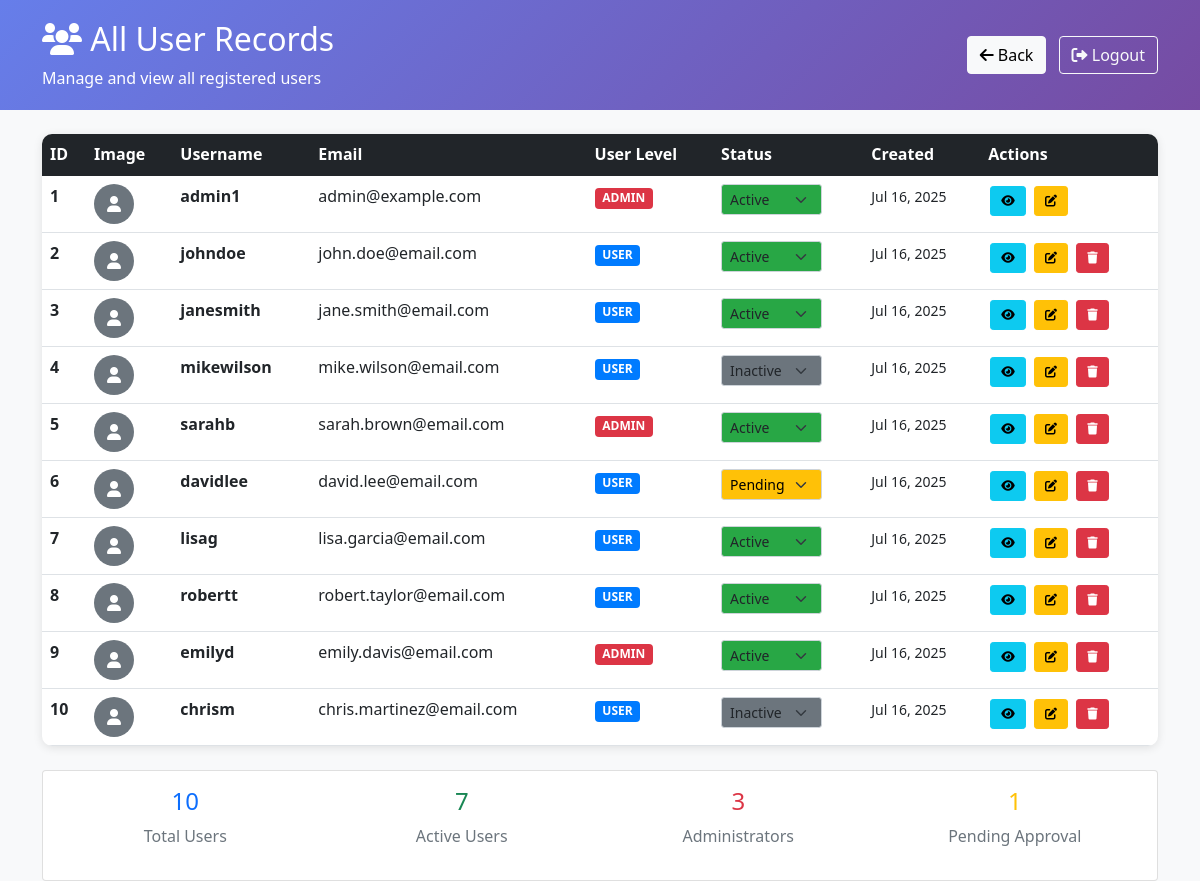
/viewusers.php (signed in), run on the app's committed database.
### tables this page shows
CREATE TABLE IF NOT EXISTS users (
    id INT AUTO_INCREMENT PRIMARY KEY,
    email VARCHAR(255) NOT NULL UNIQUE,
    username VARCHAR(100) NOT NULL UNIQUE,
    password VARCHAR(255) NOT NULL,
    userlevel ENUM('admin', 'user') NOT NULL DEFAULT 'user',
    status ENUM('active', 'inactive', 'pending') NOT NULL DEFAULT 'active',
    image VARCHAR(255) DEFAULT NULL,
    created_at TIMESTAMP DEFAULT CURRENT_TIMESTAMP,
    updated_at TIMESTAMP DEFAULT CURRENT_TIMESTAMP ON UPDATE CURRENT_TIMESTAMP
);

### viewusers.php (the view, shortened to what this page needs)
<?php
$conn = getDBConnection();
$users_query = "SELECT * FROM users ORDER BY id ASC";
$users_result = $conn->query($users_query);
?>
<!DOCTYPE html>
<html lang="en">
<head>
    <link href="https://cdn.jsdelivr.net/npm/bootstrap@5.1.3/dist/css/bootstrap.min.css" rel="stylesheet">
    <link href="https://cdnjs.cloudflare.com/ajax/libs/font-awesome/6.0.0/css/all.min.css" rel="stylesheet">
</head>
<body>
    <div class="header-section">
        <div class="container">
            <div class="row align-items-center">
                <div class="col-md-6">
                    <h2><i class="fas fa-users"></i> All User Records</h2>
                    <p class="mb-0">Manage and view all registered users</p>
                </div>
                <div class="col-md-6 text-end">
                    <a href="admin.php" class="btn btn-light me-2">
                        <i class="fas fa-arrow-left"></i> Back
                    </a>
                    <a href="logout.php" class="btn btn-outline-light">
                        <i class="fas fa-sign-out-alt"></i> Logout
                    </a>
                </div>
            </div>
        </div>
    </div>
    <div class="container mt-4">
        <div class="table-container">
            <div class="table-responsive">
                <table class="table table-hover mb-0">
                    <thead class="table-dark">
                        <tr>
                            <th>ID</th>
                            <th>Image</th>
                            <th>Username</th>
                            <th>Email</th>
                            <th>User Level</th>
                            <th>Status</th>
                            <th>Created</th>
                            <th>Actions</th>
                        </tr>
                    </thead>
                    <tbody>
                        <?php if ($users_result->num_rows > 0): ?>
                            <?php while($user = $users_result->fetch_assoc()): ?>
                                <tr>
                                    <td><strong><?php echo $user['id']; ?></strong></td>
                                    <td>
                                        <?php if ($user['image'] && file_exists($user['image'])): ?>
                                            <img src="<?php echo htmlspecialchars($user['image']); ?>"
                                                 alt="User Image" class="user-avatar rounded-circle">
                                        <?php else: ?>
                                            <div class="user-avatar rounded-circle bg-secondary d-flex align-items-center justify-content-center">
                                                <i class="fas fa-user text-white"></i>
                                            </div>
                                        <?php endif; ?>
                                    </td>
                                    <td>
                                        <strong><?php echo htmlspecialchars($user['username']); ?></strong>
                                    </td>
                                    <td><?php echo htmlspecialchars($user['email']); ?></td>
                                    <td>
                                        <span class="badge level-<?php echo $user['userlevel']; ?>">
                                            <?php echo strtoupper($user['userlevel']); ?>
                                        </span>
                                    </td>
                                    <td>
                                        <form method="POST" style="display: inline;">
                                            <select name="new_status" class="form-select form-select-sm status-<?php echo $user['status']; ?>"
                                                    onchange="this.form.submit()" style="width: auto; display: inline-block;">
                                                <option value="active" <?php echo ($user['status'] == 'active') ? 'selected' : ''; ?>>Active</option>
                                                <option value="inactive" <?php echo ($user['status'] == 'inactive') ? 'selected' : ''; ?>>Inactive</option>
                                                <option value="pending" <?php echo ($user['status'] == 'pending') ? 'selected' : ''; ?>>Pending</option>
                                            </select>
                                        </form>
                                    </td>
                                    <td>
                                        <small><?php echo date('M j, Y', strtotime($user['created_at'])); ?></small>
                                    </td>
                                    <td class="action-buttons">
                                        <button class="btn btn-info btn-sm" onclick="viewUser(<?php echo $user['id']; ?>)">
                                            <i class="fas fa-eye"></i>
                                        </button>
                                        <button class="btn btn-warning btn-sm" onclick="editUser(<?php echo $user['id']; ?>)">
                                            <i class="fas fa-edit"></i>
                                        </button>
                                        <?php if ($user['id'] != $_SESSION['user_id']): ?>
                                            <button class="btn btn-danger btn-sm" onclick="deleteUser(<?php echo $user['id']; ?>, '<?php echo htmlspecialchars($user['username']); ?>')">
                                                <i class="fas fa-trash"></i>
                                            </button>
                                        <?php endif; ?>
                                    </td>
                                </tr>
                            <?php endwhile; ?>
                        <?php endif; ?>
                    </tbody>
                </table>
            </div>
        </div>
        <div class="row mt-4">
            <div class="col-12">
                <div class="card">
                    <div class="card-body">
                        <div class="row text-center">
                            <div class="col-md-3">
                                <h4 class="text-primary"><?php echo $users_result->num_rows; ?></h4>
                                <p class="text-muted">Total Users</p>
                            </div>
                            <div class="col-md-3">
                                <h4 class="text-success">
                                    <?php
                                    $users_result->data_seek(0);
                                    $active_count = 0;
                                    while($row = $users_result->fetch_assoc()) {
                                        if($row['status'] == 'active') $active_count++;
                                    }
                                    echo $active_count;
                                    ?>
                                </h4>
                                <p class="text-muted">Active Users</p>
                            </div>
                            <div class="col-md-3">
                                <h4 class="text-danger">
                                    <?php
                                    $users_result->data_seek(0);
                                    $admin_count = 0;
                                    while($row = $users_result->fetch_assoc()) {
                                        if($row['userlevel'] == 'admin') $admin_count++;
                                    }
                                    echo $admin_count;
                                    ?>
                                </h4>
                                <p class="text-muted">Administrators</p>
                            </div>
                            <div class="col-md-3">
                                <h4 class="text-warning">
                                    <?php
                                    $users_result->data_seek(0);
                                    $pending_count = 0;
                                    while($row = $users_result->fetch_assoc()) {
                                        if($row['status'] == 'pending') $pending_count++;
                                    }
                                    echo $pending_count;
                                    ?>
                                </h4>
                                <p class="text-muted">Pending Approval</p>
                            </div>
                        </div>
                    </div>
                </div>
            </div>
        </div>
    </div>
</body>
</html>

### viewusers.php (style rules this page uses)
body { background-color: #f8f9fa; }
.header-section { background: linear-gradient(135deg, #667eea 0%, #764ba2 100%); color: white; padding: 20px 0; }
.table-container { background: white; border-radius: 10px; box-shadow: 0 2px 10px rgba(0,0,0,0.1); overflow: hidden; }
.user-avatar { width: 40px; height: 40px; object-fit: cover; }
.action-buttons .btn { margin: 2px; padding: 5px 10px; font-size: 12px; }
.status-active { background-color: #28a745; }
.status-inactive { background-color: #6c757d; }
.status-pending { background-color: #ffc107; color: #000; }
.level-admin { background-color: #dc3545; }
.level-user { background-color: #007bff; }

### data on the page
users: id "1", username "admin1", email "admin@example.com", userlevel "ADMIN", new_status "Active", created_at "Jul 16, 2025"
users: id "2", username "johndoe", email "john.doe@email.com", userlevel "USER", new_status "Active", created_at "Jul 16, 2025"
users: id "3", username "janesmith", email "jane.smith@email.com", userlevel "USER", new_status "Active", created_at "Jul 16, 2025"
users: id "4", username "mikewilson", email "mike.wilson@email.com", userlevel "USER", new_status "Inactive", created_at "Jul 16, 2025"
users: id "5", username "sarahb", email "sarah.brown@email.com", userlevel "ADMIN", new_status "Active", created_at "Jul 16, 2025"
users: id "6", username "davidlee", email "david.lee@email.com", userlevel "USER", new_status "Pending", created_at "Jul 16, 2025"
users: id "7", username "lisag", email "lisa.garcia@email.com", userlevel "USER", new_status "Active", created_at "Jul 16, 2025"
users: id "8", username "robertt", email "robert.taylor@email.com", userlevel "USER", new_status "Active", created_at "Jul 16, 2025"
users: id "9", username "emilyd", email "emily.davis@email.com", userlevel "ADMIN", new_status "Active", created_at "Jul 16, 2025"
users: id "10", username "chrism", email "chris.martinez@email.com", userlevel "USER", new_status "Inactive", created_at "Jul 16, 2025"

### other printed values
$users_result->num_rows "10"
$active_count "7"
$admin_count "3"
$pending_count "1"
